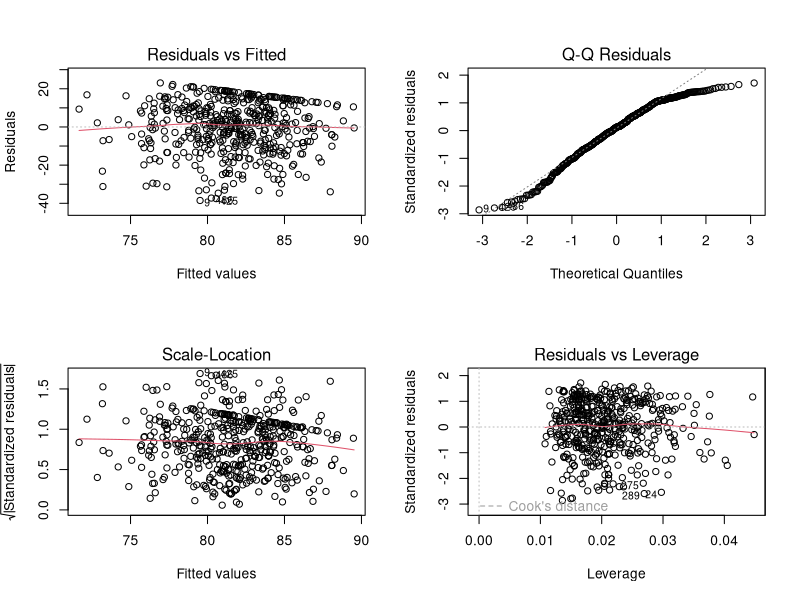

Recreate this plot in R. (Note: this script raises an error after producing the figure.)
# Statistical Modeling Script

library(tidyverse)
library(caret)
library(randomForest)

# Load data
df <- read.csv("../data/employee_data_clean.csv")
df <- df %>%
  mutate(across(c(gender, department, promotion_last_5years, 
                  left_company), as.factor))

# ===== MODEL 1: LINEAR REGRESSION - PREDICTING PERFORMANCE =====
cat("=== LINEAR REGRESSION MODEL ===\n")

# Select predictors
model_data <- df %>%
  select(performance_score, training_hours, projects_completed, 
         overtime_hours, years_at_company, satisfaction_score, 
         department)

# Build model
lm_model <- lm(performance_score ~ ., data = model_data)

# Model summary
cat("\nModel Summary:\n")
summary(lm_model)

# Model diagnostics
png("../outputs/figures/lm_diagnostics.png", width = 12, height = 10)
par(mfrow = c(2, 2))
plot(lm_model)
dev.off()

# Extract key insights
cat("\n=== KEY PREDICTORS ===\n")
coef_df <- as.data.frame(summary(lm_model)$coefficients)
coef_df$variable <- rownames(coef_df)
coef_df <- coef_df %>%
  filter(`Pr(>|t|)` < 0.05 & variable != "(Intercept)") %>%
  arrange(desc(abs(Estimate)))
print(coef_df[, c("variable", "Estimate", "Pr(>|t|)")])

# ===== MODEL 2: LOGISTIC REGRESSION - PREDICTING ATTRITION =====
cat("\n\n=== LOGISTIC REGRESSION MODEL ===\n")

# Prepare data
attrition_data <- df %>%
  mutate(left_binary = ifelse(left_company == "Yes", 1, 0)) %>%
  select(left_binary, satisfaction_score, overtime_hours, 
         years_at_company, promotion_last_5years, salary, 
         performance_score)

# Build model
logit_model <- glm(left_binary ~ ., 
                   data = attrition_data, 
                   family = binomial)

cat("\nModel Summary:\n")
summary(logit_model)

# Calculate odds ratios
cat("\n=== ODDS RATIOS ===\n")
odds_ratios <- exp(coef(logit_model))
or_df <- data.frame(
  Variable = names(odds_ratios),
  Odds_Ratio = round(odds_ratios, 3)
)
print(or_df)

# Model performance
predictions <- predict(logit_model, type = "response")
predicted_class <- ifelse(predictions > 0.5, 1, 0)
confusion <- table(Predicted = predicted_class, Actual = attrition_data$left_binary)

cat("\n=== CONFUSION MATRIX ===\n")
print(confusion)

accuracy <- sum(diag(confusion)) / sum(confusion)
cat("\nAccuracy:", round(accuracy * 100, 2), "%\n")

# ===== MODEL 3: RANDOM FOREST - FEATURE IMPORTANCE =====
cat("\n\n=== RANDOM FOREST MODEL ===\n")

# Prepare data
set.seed(123)
rf_data <- df %>%
  select(performance_score, training_hours, projects_completed,
         overtime_hours, years_at_company, satisfaction_score,
         salary, department, gender)

# Build model
rf_model <- randomForest(performance_score ~ ., 
                        data = rf_data,
                        ntree = 500,
                        importance = TRUE)

cat("\nModel Performance:\n")
print(rf_model)

# Feature importance
importance_df <- as.data.frame(importance(rf_model))
importance_df$variable <- rownames(importance_df)
importance_df <- importance_df %>%
  arrange(desc(`%IncMSE`))

cat("\n=== FEATURE IMPORTANCE ===\n")
print(importance_df[, c("variable", "%IncMSE", "IncNodePurity")])

# Plot feature importance
png("../outputs/figures/feature_importance.png", width = 10, height = 6)
varImpPlot(rf_model, main = "Feature Importance for Performance Prediction")
dev.off()

# ===== SAVE MODEL RESULTS =====
cat("\n=== SAVING MODEL RESULTS ===\n")

results <- list(
  linear_model = summary(lm_model),
  logistic_model = summary(logit_model),
  random_forest = rf_model,
  feature_importance = importance_df
)

saveRDS(results, "../outputs/model_results.rds")
cat("Models saved to ../outputs/model_results.rds\n")

cat("\n=== MODELING COMPLETE ===\n")
